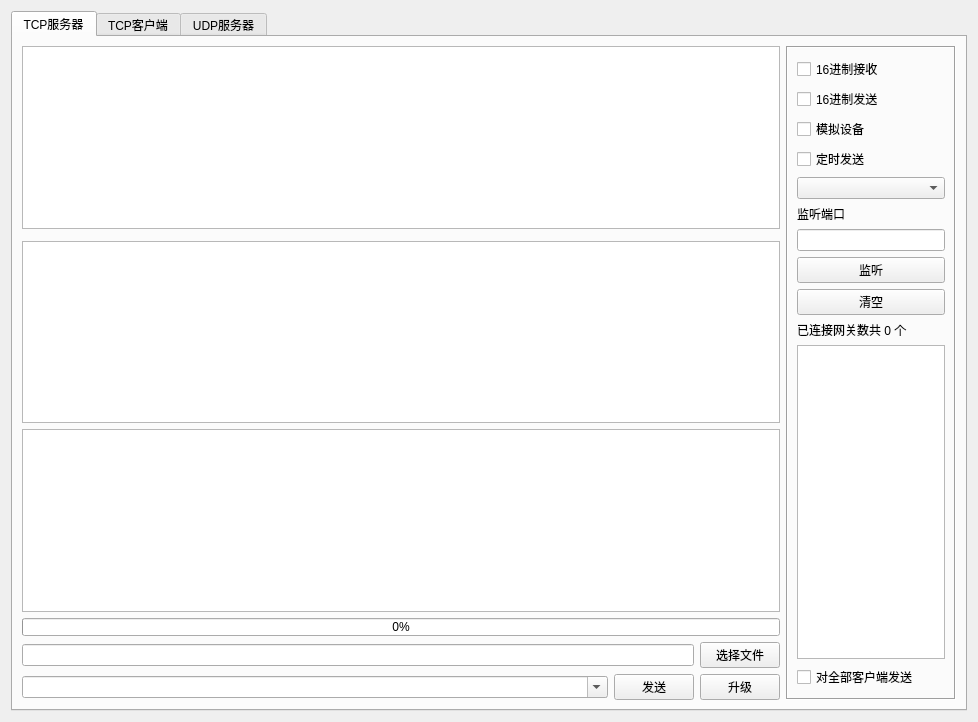
<?xml version="1.0" encoding="UTF-8"?>
<ui version="4.0">
 <class>frmNetTool</class>
 <widget class="QWidget" name="frmNetTool">
  <property name="geometry">
   <rect>
    <x>0</x>
    <y>0</y>
    <width>978</width>
    <height>722</height>
   </rect>
  </property>
  <property name="windowTitle">
   <string>Form</string>
  </property>
  <layout class="QVBoxLayout" name="verticalLayout">
   <item>
    <widget class="QTabWidget" name="tabWidget">
     <property name="styleSheet">
      <string notr="true"/>
     </property>
     <property name="currentIndex">
      <number>0</number>
     </property>
     <widget class="QWidget" name="tabTcpServer">
      <attribute name="title">
       <string>TCP服务器</string>
      </attribute>
      <layout class="QGridLayout" name="gridLayout_2">
       <item row="6" column="0">
        <layout class="QHBoxLayout" name="layTcpServer">
         <item>
          <widget class="QComboBox" name="cboxSendTcpServer">
           <property name="sizePolicy">
            <sizepolicy hsizetype="Expanding" vsizetype="Fixed">
             <horstretch>0</horstretch>
             <verstretch>0</verstretch>
            </sizepolicy>
           </property>
           <property name="editable">
            <bool>true</bool>
           </property>
          </widget>
         </item>
         <item>
          <widget class="QPushButton" name="btnSendTcpServer">
           <property name="minimumSize">
            <size>
             <width>80</width>
             <height>0</height>
            </size>
           </property>
           <property name="text">
            <string>发送</string>
           </property>
          </widget>
         </item>
        </layout>
       </item>
       <item row="6" column="1">
        <widget class="QPushButton" name="btnSendUpdate">
         <property name="minimumSize">
          <size>
           <width>80</width>
           <height>0</height>
          </size>
         </property>
         <property name="text">
          <string>升级</string>
         </property>
        </widget>
       </item>
       <item row="4" column="0" colspan="2">
        <widget class="QProgressBar" name="pbarSendData">
         <property name="maximumSize">
          <size>
           <width>16777215</width>
           <height>18</height>
          </size>
         </property>
         <property name="value">
          <number>0</number>
         </property>
        </widget>
       </item>
       <item row="5" column="0">
        <widget class="QLineEdit" name="txtSendFile">
         <property name="readOnly">
          <bool>false</bool>
         </property>
        </widget>
       </item>
       <item row="5" column="1">
        <widget class="QPushButton" name="btnSelect">
         <property name="minimumSize">
          <size>
           <width>80</width>
           <height>0</height>
          </size>
         </property>
         <property name="text">
          <string>选择文件</string>
         </property>
        </widget>
       </item>
       <item row="0" column="2" rowspan="7">
        <widget class="QFrame" name="frmTcpServer">
         <property name="minimumSize">
          <size>
           <width>170</width>
           <height>0</height>
          </size>
         </property>
         <property name="maximumSize">
          <size>
           <width>170</width>
           <height>16777215</height>
          </size>
         </property>
         <property name="frameShape">
          <enum>QFrame::Box</enum>
         </property>
         <property name="frameShadow">
          <enum>QFrame::Sunken</enum>
         </property>
         <layout class="QVBoxLayout" name="verticalLayout_3">
          <property name="leftMargin">
           <number>9</number>
          </property>
          <property name="topMargin">
           <number>9</number>
          </property>
          <property name="rightMargin">
           <number>9</number>
          </property>
          <property name="bottomMargin">
           <number>9</number>
          </property>
          <item>
           <widget class="QCheckBox" name="ckHexReceiveTcpServer">
            <property name="text">
             <string>16进制接收</string>
            </property>
           </widget>
          </item>
          <item>
           <widget class="QCheckBox" name="ckHexSendTcpServer">
            <property name="text">
             <string>16进制发送</string>
            </property>
           </widget>
          </item>
          <item>
           <widget class="QCheckBox" name="ckDebugTcpServer">
            <property name="text">
             <string>模拟设备</string>
            </property>
           </widget>
          </item>
          <item>
           <widget class="QCheckBox" name="ckAutoSendTcpServer">
            <property name="text">
             <string>定时发送</string>
            </property>
           </widget>
          </item>
          <item>
           <widget class="QComboBox" name="cboxIntervalTcpServer"/>
          </item>
          <item>
           <widget class="QLabel" name="labTcpListenPort">
            <property name="text">
             <string>监听端口</string>
            </property>
           </widget>
          </item>
          <item>
           <widget class="QLineEdit" name="txtTcpListenPort"/>
          </item>
          <item>
           <widget class="QPushButton" name="btnTcpListen">
            <property name="text">
             <string>监听</string>
            </property>
           </widget>
          </item>
          <item>
           <widget class="QPushButton" name="btnClearTcpServer">
            <property name="text">
             <string>清空</string>
            </property>
           </widget>
          </item>
          <item>
           <widget class="QLabel" name="labTcpClientCount">
            <property name="text">
             <string>已连接网关数共 0 个</string>
            </property>
           </widget>
          </item>
          <item>
           <widget class="QListWidget" name="listTcpClient"/>
          </item>
          <item>
           <widget class="QCheckBox" name="ckAllTcpServer">
            <property name="text">
             <string>对全部客户端发送</string>
            </property>
           </widget>
          </item>
         </layout>
        </widget>
       </item>
       <item row="0" column="0" colspan="2">
        <widget class="QTextEdit" name="txtDataTcpServer"/>
       </item>
       <item row="2" column="0" colspan="2">
        <widget class="QTextEdit" name="txtDataLog"/>
       </item>
       <item row="3" column="0" colspan="2">
        <widget class="QTableView" name="tableViewNode"/>
       </item>
      </layout>
     </widget>
     <widget class="QWidget" name="tabTcpClient">
      <attribute name="title">
       <string>TCP客户端</string>
      </attribute>
      <layout class="QGridLayout" name="gridLayout">
       <item row="0" column="0">
        <widget class="QTextEdit" name="txtDataTcpClient"/>
       </item>
       <item row="1" column="0">
        <layout class="QHBoxLayout" name="layTcpClient">
         <item>
          <widget class="QComboBox" name="cboxSendTcpClient">
           <property name="sizePolicy">
            <sizepolicy hsizetype="Expanding" vsizetype="Fixed">
             <horstretch>0</horstretch>
             <verstretch>0</verstretch>
            </sizepolicy>
           </property>
           <property name="editable">
            <bool>true</bool>
           </property>
          </widget>
         </item>
         <item>
          <widget class="QPushButton" name="btnSendTcpClient">
           <property name="minimumSize">
            <size>
             <width>80</width>
             <height>0</height>
            </size>
           </property>
           <property name="text">
            <string>发送</string>
           </property>
          </widget>
         </item>
        </layout>
       </item>
       <item row="0" column="1" rowspan="2">
        <widget class="QFrame" name="frmTcpClient">
         <property name="minimumSize">
          <size>
           <width>170</width>
           <height>0</height>
          </size>
         </property>
         <property name="maximumSize">
          <size>
           <width>170</width>
           <height>16777215</height>
          </size>
         </property>
         <property name="frameShape">
          <enum>QFrame::Box</enum>
         </property>
         <property name="frameShadow">
          <enum>QFrame::Sunken</enum>
         </property>
         <layout class="QVBoxLayout" name="verticalLayout_5">
          <property name="leftMargin">
           <number>9</number>
          </property>
          <property name="topMargin">
           <number>9</number>
          </property>
          <property name="rightMargin">
           <number>9</number>
          </property>
          <property name="bottomMargin">
           <number>9</number>
          </property>
          <item>
           <widget class="QCheckBox" name="ckHexReceiveTcpClient">
            <property name="text">
             <string>16进制接收</string>
            </property>
           </widget>
          </item>
          <item>
           <widget class="QCheckBox" name="ckHexSendTcpClient">
            <property name="text">
             <string>16进制发送</string>
            </property>
           </widget>
          </item>
          <item>
           <widget class="QCheckBox" name="ckDebugTcpClient">
            <property name="text">
             <string>模拟设备</string>
            </property>
           </widget>
          </item>
          <item>
           <widget class="QCheckBox" name="ckAutoSendTcpClient">
            <property name="text">
             <string>定时发送</string>
            </property>
           </widget>
          </item>
          <item>
           <widget class="QComboBox" name="cboxIntervalTcpClient"/>
          </item>
          <item>
           <widget class="QLabel" name="labTcpServerIP">
            <property name="text">
             <string>服务器IP地址</string>
            </property>
           </widget>
          </item>
          <item>
           <widget class="QLineEdit" name="txtTcpServerIP"/>
          </item>
          <item>
           <widget class="QLabel" name="labTcpServerPort">
            <property name="text">
             <string>服务器端口</string>
            </property>
           </widget>
          </item>
          <item>
           <widget class="QLineEdit" name="txtTcpServerPort"/>
          </item>
          <item>
           <widget class="QPushButton" name="btnTcpConnect">
            <property name="text">
             <string>连接</string>
            </property>
           </widget>
          </item>
          <item>
           <widget class="QPushButton" name="btnClearTcpClient">
            <property name="text">
             <string>清空</string>
            </property>
           </widget>
          </item>
          <item>
           <spacer name="verticalSpacer_2">
            <property name="orientation">
             <enum>Qt::Vertical</enum>
            </property>
            <property name="sizeHint" stdset="0">
             <size>
              <width>20</width>
              <height>40</height>
             </size>
            </property>
           </spacer>
          </item>
         </layout>
        </widget>
       </item>
      </layout>
     </widget>
     <widget class="QWidget" name="tabUdpServer">
      <attribute name="title">
       <string>UDP服务器</string>
      </attribute>
      <layout class="QGridLayout" name="gridLayout_3">
       <item row="0" column="0">
        <widget class="QTextEdit" name="txtDataUdpServer"/>
       </item>
       <item row="0" column="1" rowspan="2">
        <widget class="QFrame" name="frmUdpServer">
         <property name="minimumSize">
          <size>
           <width>170</width>
           <height>0</height>
          </size>
         </property>
         <property name="maximumSize">
          <size>
           <width>170</width>
           <height>16777215</height>
          </size>
         </property>
         <property name="frameShape">
          <enum>QFrame::Box</enum>
         </property>
         <property name="frameShadow">
          <enum>QFrame::Sunken</enum>
         </property>
         <layout class="QVBoxLayout" name="verticalLayout_2">
          <item>
           <widget class="QCheckBox" name="ckHexReceiveUdpServer">
            <property name="text">
             <string>16进制接收</string>
            </property>
           </widget>
          </item>
          <item>
           <widget class="QCheckBox" name="ckHexSendUdpServer">
            <property name="text">
             <string>16进制发送</string>
            </property>
           </widget>
          </item>
          <item>
           <widget class="QCheckBox" name="ckDebugUdpServer">
            <property name="text">
             <string>模拟设备</string>
            </property>
           </widget>
          </item>
          <item>
           <widget class="QCheckBox" name="ckAutoSendUdpServer">
            <property name="text">
             <string>定时发送</string>
            </property>
           </widget>
          </item>
          <item>
           <widget class="QComboBox" name="cboxIntervalUdpServer"/>
          </item>
          <item>
           <widget class="QLabel" name="labUdpClientIP">
            <property name="text">
             <string>远程IP地址</string>
            </property>
           </widget>
          </item>
          <item>
           <widget class="QLineEdit" name="txtUdpClientIP"/>
          </item>
          <item>
           <widget class="QLabel" name="labUdpClientPort">
            <property name="text">
             <string>远程端口</string>
            </property>
           </widget>
          </item>
          <item>
           <widget class="QLineEdit" name="txtUdpClientPort"/>
          </item>
          <item>
           <widget class="QLabel" name="labUdpListenPort">
            <property name="text">
             <string>监听端口</string>
            </property>
           </widget>
          </item>
          <item>
           <widget class="QLineEdit" name="txtUdpListenPort"/>
          </item>
          <item>
           <widget class="QPushButton" name="btnUdpListen">
            <property name="text">
             <string>监听</string>
            </property>
           </widget>
          </item>
          <item>
           <widget class="QPushButton" name="btnClearUdpServer">
            <property name="text">
             <string>清空</string>
            </property>
           </widget>
          </item>
          <item>
           <spacer name="verticalSpacer">
            <property name="orientation">
             <enum>Qt::Vertical</enum>
            </property>
            <property name="sizeHint" stdset="0">
             <size>
              <width>20</width>
              <height>40</height>
             </size>
            </property>
           </spacer>
          </item>
         </layout>
        </widget>
       </item>
       <item row="1" column="0">
        <layout class="QHBoxLayout" name="layUdpServer">
         <item>
          <widget class="QComboBox" name="cboxSendUdpServer">
           <property name="sizePolicy">
            <sizepolicy hsizetype="Expanding" vsizetype="Fixed">
             <horstretch>0</horstretch>
             <verstretch>0</verstretch>
            </sizepolicy>
           </property>
           <property name="editable">
            <bool>true</bool>
           </property>
          </widget>
         </item>
         <item>
          <widget class="QPushButton" name="btnSendUdpServer">
           <property name="minimumSize">
            <size>
             <width>80</width>
             <height>0</height>
            </size>
           </property>
           <property name="text">
            <string>发送</string>
           </property>
          </widget>
         </item>
        </layout>
       </item>
      </layout>
     </widget>
    </widget>
   </item>
  </layout>
 </widget>
 <resources/>
 <connections/>
</ui>
